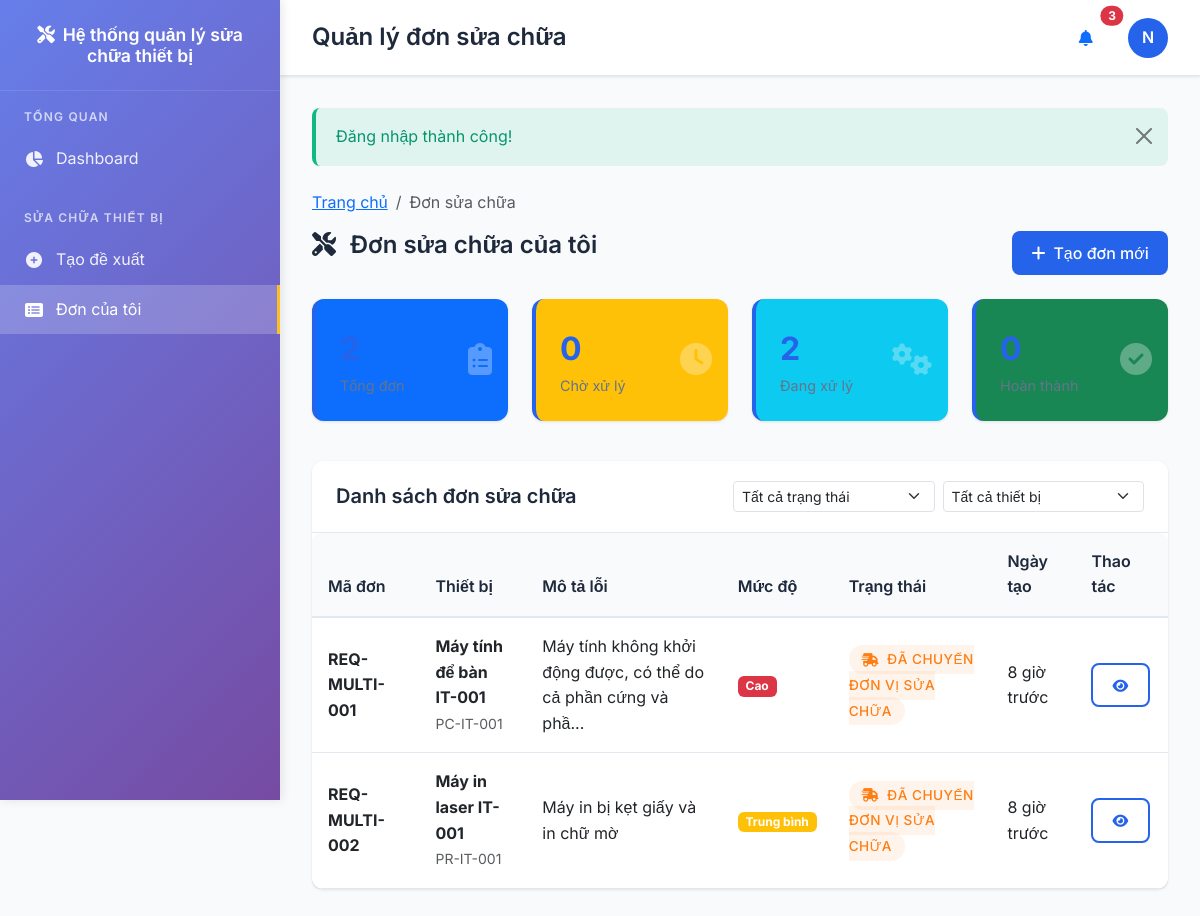
Before: /repairs/index.php (signed in) with the older database file.
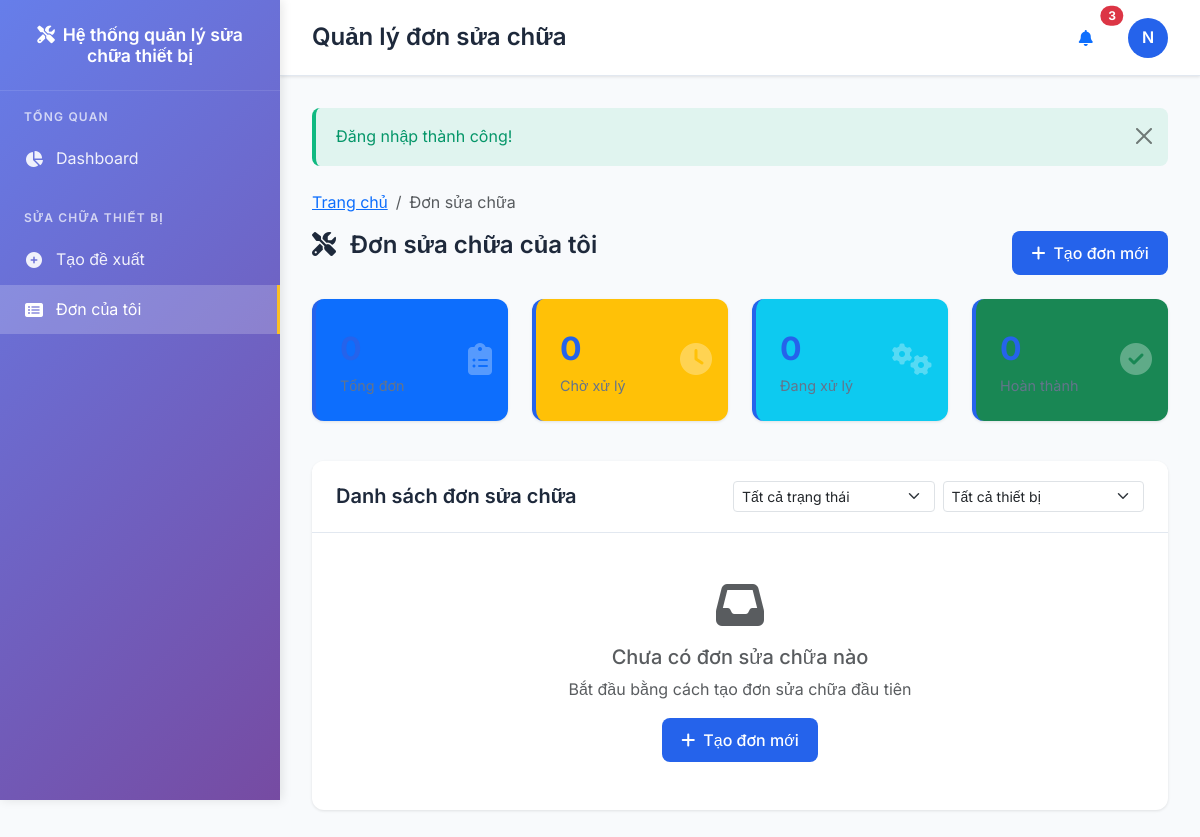
After: the same page with the newer database file.
### tables this page shows
CREATE TABLE repair_statuses (
    id INT AUTO_INCREMENT PRIMARY KEY,
    code VARCHAR(50) NOT NULL UNIQUE,
    name VARCHAR(100) NOT NULL,
    step_order INT NOT NULL,
    color VARCHAR(20) DEFAULT '#6c757d',
    icon VARCHAR(50) DEFAULT 'fas fa-circle',
    description TEXT,
    created_at TIMESTAMP DEFAULT CURRENT_TIMESTAMP
);

CREATE TABLE repair_requests (
    id INT AUTO_INCREMENT PRIMARY KEY,
    request_code VARCHAR(50) NOT NULL UNIQUE,
    equipment_id INT NOT NULL,
    requester_id INT NOT NULL,
    problem_description TEXT NOT NULL,
    urgency_level ENUM('low', 'medium', 'high', 'critical') DEFAULT 'medium',
    images JSON,
    videos JSON,
    current_status_id INT NOT NULL,
    assigned_technician_id INT,
    estimated_cost DECIMAL(15,2) DEFAULT 0,
    total_cost DECIMAL(15,2) DEFAULT 0,
    expected_completion DATE,
    actual_completion TIMESTAMP NULL,
    notes TEXT,
    created_at TIMESTAMP DEFAULT CURRENT_TIMESTAMP,
    updated_at TIMESTAMP DEFAULT CURRENT_TIMESTAMP ON UPDATE CURRENT_TIMESTAMP,
    FOREIGN KEY (equipment_id) REFERENCES equipments(id) ON DELETE CASCADE,
    FOREIGN KEY (requester_id) REFERENCES users(id) ON DELETE RESTRICT,
    FOREIGN KEY (current_status_id) REFERENCES repair_statuses(id) ON DELETE RESTRICT,
    FOREIGN KEY (assigned_technician_id) REFERENCES users(id) ON DELETE SET NULL
);

CREATE TABLE equipments (
    id INT AUTO_INCREMENT PRIMARY KEY,
    code VARCHAR(50) NOT NULL UNIQUE,
    name VARCHAR(100) NOT NULL,
    model VARCHAR(100),
    brand VARCHAR(100),
    type_id INT,
    department_id INT,
    location TEXT,
    purchase_date DATE,
    warranty_date DATE,
    purchase_price DECIMAL(15,2),
    status ENUM('active', 'maintenance', 'broken', 'retired') DEFAULT 'active',
    description TEXT,
    image VARCHAR(255),
    created_at TIMESTAMP DEFAULT CURRENT_TIMESTAMP,
    updated_at TIMESTAMP DEFAULT CURRENT_TIMESTAMP ON UPDATE CURRENT_TIMESTAMP,
    FOREIGN KEY (type_id) REFERENCES equipment_types(id) ON DELETE SET NULL,
    FOREIGN KEY (department_id) REFERENCES departments(id) ON DELETE SET NULL
);

### repairs/index.php (the view, shortened to what the changed rows need)
<?php
require_once __DIR__ . '/../config/config.php';
$controller = new RepairController();
$data = $controller->index();
$title = 'Quản lý đơn sửa chữa';
$user = current_user();
$role = $user['role_name'];
$breadcrumbs = [
    ['title' => 'Trang chủ', 'url' => url('dashboard.php')],
    ['title' => 'Đơn sửa chữa', 'url' => '']
];
?>
<div class="row mb-4">
    <div class="col-md-8">
        <h2 class="page-title">
            <i class="fas fa-tools me-2"></i>
            <?php if ($role === 'requester'): ?>
                Đơn sửa chữa của tôi
            <?php elseif ($role === 'logistics'): ?>
                Công việc giao liên
            <?php elseif ($role === 'clerk'): ?>
                Công việc văn thư
            <?php elseif ($role === 'technician'): ?>
                Công việc sửa chữa
            <?php else: ?>
                Tất cả đơn sửa chữa
            <?php endif; ?>
        </h2>
    </div>
    <div class="col-md-4 text-end">
    </div>
</div>
<div class="row mb-4">
    <?php if ($role === 'requester' && isset($data['requests'])): ?>
        <?php
        $myStats = [
            'total' => count($data['requests']),
            'pending' => count(array_filter($data['requests'], fn($r) => in_array($r['status_code'], ['PENDING_HANDOVER', 'HANDED_TO_CLERK']))),
            'in_progress' => count(array_filter($data['requests'], fn($r) => in_array($r['status_code'], ['SENT_TO_REPAIR', 'IN_PROGRESS', 'REPAIR_COMPLETED', 'RETRIEVED']))),
            'completed' => count(array_filter($data['requests'], fn($r) => $r['status_code'] === 'COMPLETED'))
        ];
        ?>
        <div class="col-xl-3 col-md-6 mb-3">
            <div class="stats-card bg-primary text-white">
                <div class="stats-number"><?= $myStats['total'] ?></div>
                <div class="stats-label">Tổng đơn</div>
                <div class="stats-icon"><i class="fas fa-clipboard-list"></i></div>
            </div>
        </div>
        <div class="col-xl-3 col-md-6 mb-3">
            <div class="stats-card bg-warning text-white">
                <div class="stats-number"><?= $myStats['pending'] ?></div>
                <div class="stats-label">Chờ xử lý</div>
                <div class="stats-icon"><i class="fas fa-clock"></i></div>
            </div>
        </div>
        <div class="col-xl-3 col-md-6 mb-3">
            <div class="stats-card bg-info text-white">
                <div class="stats-number"><?= $myStats['in_progress'] ?></div>
                <div class="stats-label">Đang xử lý</div>
                <div class="stats-icon"><i class="fas fa-cogs"></i></div>
            </div>
        </div>
        <div class="col-xl-3 col-md-6 mb-3">
            <div class="stats-card bg-success text-white">
                <div class="stats-number"><?= $myStats['completed'] ?></div>
                <div class="stats-label">Hoàn thành</div>
                <div class="stats-icon"><i class="fas fa-check-circle"></i></div>
            </div>
        </div>
    <?php endif; ?>
</div>
<?php if ($role === 'requester'): ?>
    <div class="card">
        <div class="card-header">
        </div>
        <div class="card-body p-0">
            <?php if (empty($data['requests'])): ?>
                <div class="text-center py-5">
                    <i class="fas fa-inbox fa-3x text-muted mb-3"></i>
                    <h5 class="text-muted">Chưa có đơn sửa chữa nào</h5>
                    <p class="text-muted">Bắt đầu bằng cách tạo đơn sửa chữa đầu tiên</p>
                    <a href="<?= url('repairs/create.php') ?>" class="btn btn-primary">
                        <i class="fas fa-plus me-2"></i>Tạo đơn mới
                    </a>
                </div>
            <?php else: ?>
                <div class="table-responsive">
                    <table class="table table-hover mb-0">
                        <thead class="table-light">
                            <tr>
                                <th>Mã đơn</th>
                                <th>Thiết bị</th>
                                <th>Mô tả lỗi</th>
                                <th>Mức độ</th>
                                <th>Trạng thái</th>
                                <th>Ngày tạo</th>
                                <th>Thao tác</th>
                            </tr>
                        </thead>
                        <tbody>
                            <?php foreach ($data['requests'] as $request): ?>
                                <tr>
                                    <td>
                                        <strong><?= e($request['request_code']) ?></strong>
                                    </td>
                                    <td>
                                        <div>
                                            <strong><?= e($request['equipment_name']) ?></strong>
                                            <br>
                                            <small class="text-muted"><?= e($request['equipment_code']) ?></small>
                                        </div>
                                    </td>
                                    <td>
                                        <span title="<?= e($request['problem_description']) ?>">
                                            <?= e(truncate($request['problem_description'], 60)) ?>
                                        </span>
                                    </td>
                                    <td>
                                        <?php
                                        $urgencyClass = [
                                            'low' => 'success',
                                            'medium' => 'warning',
                                            'high' => 'danger',
                                            'critical' => 'dark'
                                        ][$request['urgency_level']] ?? 'secondary';
                                        $urgencyText = [
                                            'low' => 'Thấp',
                                            'medium' => 'Trung bình',
                                            'high' => 'Cao',
                                            'critical' => 'Khẩn cấp'
                                        ][$request['urgency_level']] ?? 'Không xác định';
                                        ?>
                                        <span class="badge bg-<?= $urgencyClass ?>"><?= $urgencyText ?></span>
                                    </td>
                                    <td>
                                        <span class="status-badge" style="background-color: <?= e($request['status_color']) ?>15; color: <?= e($request['status_color']) ?>;">
                                            <i class="<?= e($request['status_icon']) ?> me-1"></i>
                                            <?= e($request['status_name']) ?>
                                        </span>
                                    </td>
                                    <td>
                                        <span title="<?= format_datetime($request['created_at']) ?>">
                                            <?= time_ago($request['created_at']) ?>
                                        </span>
                                    </td>
                                    <td>
                                        <a href="<?= url('repairs/view.php?code=' . $request['request_code']) ?>"
                                           class="btn btn-sm btn-outline-primary">
                                            <i class="fas fa-eye"></i>
                                        </a>
                                    </td>
                                </tr>
                            <?php endforeach; ?>
                        </tbody>
                    </table>
                </div>
            <?php endif; ?>
        </div>
    </div>
<?php endif; ?>
<?php
$content = ob_get_clean();
include '../layouts/app.php';
?>

### layouts/app.php (shortened to what the changed rows need)
<!DOCTYPE html>
<html lang="vi">
<head>
    <link href="https://cdn.jsdelivr.net/npm/bootstrap@5.3.0/dist/css/bootstrap.min.css" rel="stylesheet">
    <link href="https://cdnjs.cloudflare.com/ajax/libs/font-awesome/6.4.0/css/all.min.css" rel="stylesheet">
</head>
<body>
    <div class="main-content">
        <header class="main-header">
            <div class="header-content">
                <div>
                    <h1 class="page-title"><?= e($title ?? 'Dashboard') ?></h1>
                </div>
            </div>
        </header>
        <main class="content-area">
            <?php $flash_messages = get_flash_messages(); ?>
            <?php if (!empty($flash_messages)): ?>
                <?php foreach ($flash_messages as $message): ?>
                    <div class="alert alert-<?= $message['type'] === 'error' ? 'danger' : $message['type'] ?> alert-dismissible fade show">
                        <?= e($message['message']) ?>
                        <button type="button" class="btn-close" data-bs-dismiss="alert"></button>
                    </div>
                <?php endforeach; ?>
            <?php endif; ?>
            <?php if (isset($breadcrumbs)): ?>
                <?= breadcrumb($breadcrumbs) ?>
            <?php endif; ?>
            <?php if (isset($content)): ?>
                <?= $content ?>
            <?php endif; ?>
        </main>
    </div>
</body>
</html>

### utils/helpers.php (shortened to what the changed rows need)
<?php
function e($string) {
    return htmlspecialchars($string ?? '', ENT_QUOTES, 'UTF-8');
}
function url($path = '') {
    return BASE_URL . ltrim($path, '/');
}
function get_flash_messages() {
    $messages = $_SESSION['flash'] ?? [];
    return $messages;
}
function is_logged_in() {
    return isset($_SESSION['user_id']) && !empty($_SESSION['user_id']) && is_numeric($_SESSION['user_id']);
}
function current_user() {
    try {
        $db = Database::getInstance();
        $user = $db->fetch(
            "SELECT u.*, r.name as role_name, r.display_name as role_display_name,
                    d.name as department_name
             FROM users u
             LEFT JOIN roles r ON u.role_id = r.id
             LEFT JOIN departments d ON u.department_id = d.id
             WHERE u.id = ? AND u.status = 'active'",
            [$_SESSION['user_id']]
        );
        return $user;
    } catch (Exception $e) {
        error_log("Error in current_user(): " . $e->getMessage());
        return null;
    }
}
function format_datetime($datetime, $format = 'd/m/Y H:i') {
    return date($format, strtotime($datetime));
}
function time_ago($datetime) {
    $time = time() - strtotime($datetime);
    if ($time < 86400) return floor($time/3600) . ' giờ trước';
    return floor($time/31104000) . ' năm trước';
}
function truncate($text, $length = 100, $suffix = '...') {
    if (mb_strlen($text) <= $length) {
        return $text;
    }
    return mb_substr($text, 0, $length) . $suffix;
}
function breadcrumb($items) {
    $html = '<nav aria-label="breadcrumb"><ol class="breadcrumb">';
    $count = count($items);
    foreach ($items as $index => $item) {
        if ($index === $count - 1) {
            $html .= '<li class="breadcrumb-item active" aria-current="page">' . e($item['title']) . '</li>';
        } else {
            $html .= '<li class="breadcrumb-item"><a href="' . e($item['url']) . '">' . e($item['title']) . '</a></li>';
        }
    }
    $html .= '</ol></nav>';
    return $html;
}
?>

Changed rows visible on the page:
no longer on this page (row unchanged): repair_statuses: code "0", code "2"
removed repair_requests: request_code "REQ-MULTI-001", equipment.name "Máy tính để bàn IT-001", equipment.code "PC-IT-001", problem_description "Máy tính không khởi động được, có thể do cả phần cứng và phầ...", urgency_level "Cao", current_status.name "ĐÃ CHUYỂN ĐƠN VỊ SỬA CHỮA", created_at "8 giờ trước"
removed repair_requests: request_code "REQ-MULTI-002", equipment.name "Máy in laser IT-001", equipment.code "PR-IT-001", problem_description "Máy in bị kẹt giấy và in chữ mờ", urgency_level "Trung bình", current_status.name "ĐÃ CHUYỂN ĐƠN VỊ SỬA CHỮA", created_at "8 giờ trước"
Other visible differences:
$myStats['pending']: (not shown) → "0"
$myStats['in_progress']: (not shown) → "0"
text no longer shown: "Mã đơn Thiết bị Mô tả lỗi Mức độ Trạng thái Ngày tạo Thao tác"
text now shown: "Chưa có đơn sửa chữa nào Bắt đầu bằng cách tạo đơn sửa chữa đầu tiên Tạo đơn mới"
